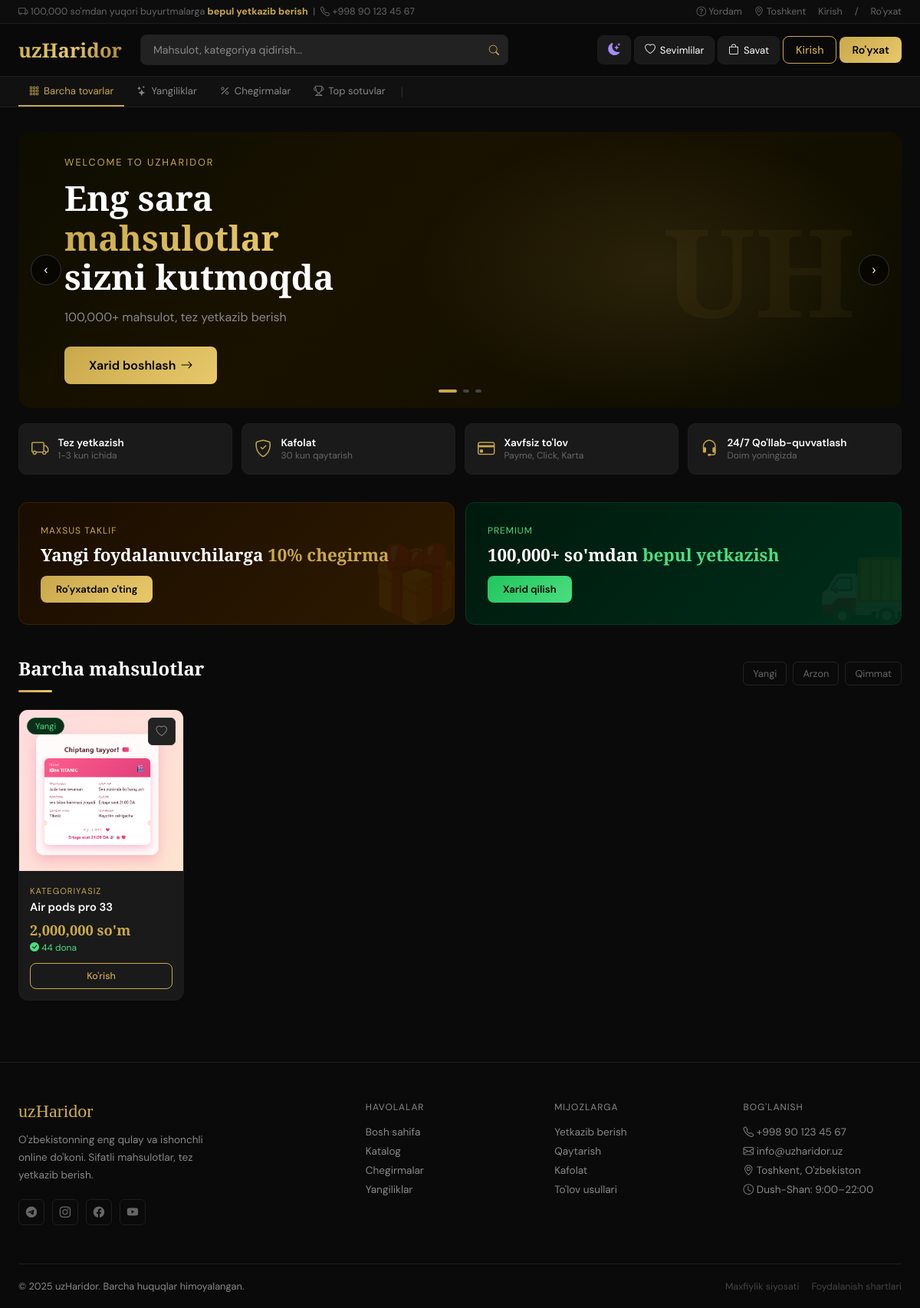
The page / on the database its author committed.
### models.py (models this page shows)
class Product(Base):
    __tablename__ = "products"
    id = Column(Integer, primary_key=True)
    name = Column(String(200), nullable=False)
    description = Column(String(1000))
    price = Column(Float, nullable=False)
    stock = Column(Integer, default=0)
    image = Column(String(255))
    created_at = Column(DateTime, default=datetime.utcnow)
    category_id = Column(Integer, ForeignKey("categories.id"))
    category = relationship("Category", back_populates="products")

### main.py (the view)
@app.route("/")
def home():
    db = get_db()
    products = get_all_products(db, search=request.args.get("q"), category_id=request.args.get("category_id"))
    categories = get_all_categories(db)
    result = render_template("home.html", products=products, categories=categories)
    db.close()
    return result

### main.py (called while the page is built)
def get_db():
    return SessionLocal()

### services/product_service.py (called while the page is built)
def get_all_products(db, category_id=None, search=None):
    query = db.query(Product).options(joinedload(Product.category))
    if category_id:
        query = query.filter(Product.category_id == int(category_id))
    if search:
        query = query.filter(Product.name.ilike(f"%{search}%"))
    return query.all()

def get_all_categories(db):
    return db.query(Category).all()

### templates/home.html (shortened to what this page needs)
{% extends "base.html" %}
{% block content %}
<div style="margin:20px 0; position:relative; border-radius:16px; overflow:hidden; height:360px;" id="bannerSlider">
    <div  class="slide active" style="position:absolute; inset:0; background:linear-gradient(135deg,#0d0d00 0%,#1a1200 40%,#0d0d00 100%); display:flex; align-items:center; padding:60px; transition:opacity 0.6s;">
        <div style="position:absolute; right:0; top:0; bottom:0; width:55%; background:radial-gradient(ellipse at center,rgba(201,168,76,0.12) 0%,transparent 70%);"></div>
        <div style="position:relative; z-index:2;">
            <div style="font-size:0.8rem; color:var(--gold); text-transform:uppercase; letter-spacing:2px; margin-bottom:12px;">Welcome to uzHaridor</div>
            <h1 style="font-family:'Playfair Display',serif; font-size:2.8rem; font-weight:900; line-height:1.15; margin-bottom:16px;">Eng sara<br><span style="background:linear-gradient(135deg,var(--gold),var(--gold-light)); -webkit-background-clip:text; -webkit-text-fill-color:transparent; background-clip:text;">mahsulotlar</span><br>sizni kutmoqda</h1>
            <p style="color:#888; margin-bottom:28px; font-size:1rem;">100,000+ mahsulot, tez yetkazib berish</p>
            <a href="/catalog" class="btn-gold" style="padding:14px 32px; font-size:1rem;">Xarid boshlash <i class="bi bi-arrow-right"></i></a>
        </div>
        <div style="position:absolute; right:60px; top:50%; transform:translateY(-50%); font-size:10rem; opacity:0.05; font-family:'Playfair Display',serif; font-weight:900; color:var(--gold);">UH</div>
    </div>
    <div style="position:absolute; bottom:20px; left:50%; transform:translateX(-50%); display:flex; gap:8px;" id="dots">
        <span class="dot active" onclick="goSlide(0)" style="width:24px; height:4px; background:var(--gold); border-radius:2px; cursor:pointer; transition:all 0.3s;"></span>
        <span class="dot" onclick="goSlide(1)" style="width:8px; height:4px; background:#444; border-radius:2px; cursor:pointer; transition:all 0.3s;"></span>
        <span class="dot" onclick="goSlide(2)" style="width:8px; height:4px; background:#444; border-radius:2px; cursor:pointer; transition:all 0.3s;"></span>
    </div>
    <button onclick="changeSlide(-1)" style="position:absolute; left:16px; top:50%; transform:translateY(-50%); background:rgba(0,0,0,0.6); border:1px solid #333; border-radius:50%; width:40px; height:40px; color:#fff; cursor:pointer; font-size:1rem; display:flex; align-items:center; justify-content:center;">‹</button>
    <button onclick="changeSlide(1)"  style="position:absolute; right:16px; top:50%; transform:translateY(-50%); background:rgba(0,0,0,0.6); border:1px solid #333; border-radius:50%; width:40px; height:40px; color:#fff; cursor:pointer; font-size:1rem; display:flex; align-items:center; justify-content:center;">›</button>
</div>
<div style="display:grid; grid-template-columns:repeat(4,1fr); gap:12px; margin-bottom:36px;">
    {% for icon,title,desc in [('truck','Tez yetkazish','1-3 kun ichida'),('shield-check','Kafolat','30 kun qaytarish'),('credit-card','Xavfsiz to\'lov','Payme, Click, Karta'),('headset','24/7 Qo\'llab-quvvatlash','Doim yoningizda')] %}
    <div style="background:var(--dark2); border:1px solid #1e1e1e; border-radius:10px; padding:16px; display:flex; align-items:center; gap:12px;">
        <i class="bi bi-{{ icon }}" style="font-size:1.4rem; color:var(--gold); flex-shrink:0;"></i>
        <div>
            <div style="font-weight:600; font-size:0.85rem; color:#fff;">{{ title }}</div>
            <div style="font-size:0.75rem; color:#666;">{{ desc }}</div>
        </div>
    </div>
    {% endfor %}
</div>
<div style="display:grid; grid-template-columns:1fr 1fr; gap:14px; margin-bottom:40px;">
    <div style="background:linear-gradient(135deg,#1a0d00,#2e1a00); border:1px solid #3a2200; border-radius:12px; padding:28px; position:relative; overflow:hidden;">
        <div style="font-size:0.75rem; color:var(--gold); text-transform:uppercase; letter-spacing:1px; margin-bottom:8px;">Maxsus taklif</div>
        <div style="font-family:'Playfair Display',serif; font-size:1.4rem; font-weight:700; color:#fff; margin-bottom:12px;">Yangi foydalanuvchilarga <span style="color:var(--gold);">10% chegirma</span></div>
        <a href="/register" class="btn-gold" style="padding:9px 20px; font-size:0.82rem;">Ro'yxatdan o'ting</a>
        <div style="position:absolute; right:-10px; bottom:-10px; font-size:6rem; opacity:0.06;">🎁</div>
    </div>
    <div style="background:linear-gradient(135deg,#001a0d,#002e1a); border:1px solid #003a22; border-radius:12px; padding:28px; position:relative; overflow:hidden;">
        <div style="font-size:0.75rem; color:#4ade80; text-transform:uppercase; letter-spacing:1px; margin-bottom:8px;">Premium</div>
        <div style="font-family:'Playfair Display',serif; font-size:1.4rem; font-weight:700; color:#fff; margin-bottom:12px;">100,000+ so'mdan <span style="color:#4ade80;">bepul yetkazish</span></div>
        <a href="/" class="btn-gold" style="padding:9px 20px; font-size:0.82rem; background:linear-gradient(135deg,#22c55e,#4ade80);">Xarid qilish</a>
        <div style="position:absolute; right:-10px; bottom:-10px; font-size:6rem; opacity:0.06;">🚚</div>
    </div>
</div>
<div style="display:flex; justify-content:space-between; align-items:flex-end; margin-bottom:6px;">
    <div class="section-title">
        {% if request.args.get('q') %}
            "{{ request.args.get('q') }}" — qidiruv natijalari
        {% elif request.args.get('category_id') %}
            Mahsulotlar
        {% else %}
            Barcha mahsulotlar
        {% endif %}
    </div>
    <div style="display:flex; gap:8px;">
        <a href="/?sort=new" style="font-size:0.8rem; color:{% if request.args.get('sort')=='new' %}var(--gold){% else %}#666{% endif %}; text-decoration:none; padding:6px 12px; border:1px solid #222; border-radius:6px;">Yangi</a>
        <a href="/?sort=price_asc" style="font-size:0.8rem; color:{% if request.args.get('sort')=='price_asc' %}var(--gold){% else %}#666{% endif %}; text-decoration:none; padding:6px 12px; border:1px solid #222; border-radius:6px;">Arzon</a>
        <a href="/?sort=price_desc" style="font-size:0.8rem; color:{% if request.args.get('sort')=='price_desc' %}var(--gold){% else %}#666{% endif %}; text-decoration:none; padding:6px 12px; border:1px solid #222; border-radius:6px;">Qimmat</a>
    </div>
</div>
<div class="gold-line"></div>
<div class="products-grid" style="margin-bottom:40px;">
    {% for product in products %}
    <div class="product-card">
        <div style="position:relative;">
            {% if product.image %}
                <img src="/static/uploads/products/{{ product.image }}" class="product-img" alt="{{ product.name }}">
            {% else %}
                <div class="product-img-ph"><i class="bi bi-image"></i></div>
            {% endif %}
         <a href="/wishlist/toggle/{{ product.id }}" class="wishlist-btn" style="position:absolute; top:10px; right:10px;">
    <i class="bi bi-heart{% if product.id in session.get('wishlist', []) %}-fill{% endif %}"></i>
</a>
            {% if product.stock == 0 %}
                <div style="position:absolute; top:10px; left:10px; background:#2e0d0d; color:#f87171; font-size:0.7rem; padding:3px 10px; border-radius:20px; border:1px solid #5c1a1a;">Tugagan</div>
            {% elif loop.index <= 3 %}
                <div style="position:absolute; top:10px; left:10px; background:#0d2e1a; color:#4ade80; font-size:0.7rem; padding:3px 10px; border-radius:20px; border:1px solid #1a5c30;">Yangi</div>
            {% endif %}
        </div>
        <div class="product-body">
            <div class="product-cat">{{ product.category.name if product.category else 'Kategoriyasiz' }}</div>
            <div class="product-name">{{ product.name }}</div>
            <div class="product-price">{{ "{:,.0f}".format(product.price) }} so'm</div>
            <div style="font-size:0.75rem; color:{% if product.stock > 0 %}#4ade80{% else %}#f87171{% endif %}; margin-bottom:12px;">
                {% if product.stock > 0 %}<i class="bi bi-check-circle-fill"></i> {{ product.stock }} dona{% else %}<i class="bi bi-x-circle-fill"></i> Tugagan{% endif %}
            </div>
            <div class="product-actions">
                <a href="/product/{{ product.id }}" class="btn-outline-gold" style="flex:1; justify-content:center; font-size:0.78rem; padding:8px;">Ko'rish</a>
            </div>
        </div>
    </div>
    {% else %}
    <div style="grid-column:1/-1; text-align:center; padding:80px 0; color:#444;">
        <i class="bi bi-search" style="font-size:3rem; display:block; margin-bottom:14px;"></i>
        <p>Mahsulot topilmadi</p>
    </div>
    {% endfor %}
</div>
{% endblock %}

### templates/base.html (style rules this page uses)
:root { --gold: #C9A84C; --gold-light: #E8C96A; --gold-dark: #A07830; --black: #0A0A0A; --dark: #111111; --dark2: #1A1A1A; --dark3: #222222; --gray: #888888; --bg: #0A0A0A; --bg2: #1A1A1A; --bg3: #222222; --border: #1e1e1e; --text: #ffffff; --text2: #bbbbbb; --text3: #888888; --topbar-bg: #0d0d0d; --navbar-bg: rgba(10,10,10,0.98); --catNav-bg: #111111; --input-bg: #222222; --card-shadow: rgba(201,168,76,0.1); }
* { margin:0; padding:0; box-sizing:border-box; transition:background 0.3s, border-color 0.3s, color 0.2s; }
body { background:var(--bg); color:var(--text); font-family:'DM Sans',sans-serif; min-height:100vh; }
.btn-gold { background:linear-gradient(135deg,var(--gold),var(--gold-light)); color:#000; border:none; padding:10px 20px; border-radius:8px; font-family:'DM Sans',sans-serif; font-weight:600; font-size:0.88rem; cursor:pointer; text-decoration:none; display:inline-flex; align-items:center; gap:6px; transition:all 0.2s; }
.btn-outline-gold { background:transparent; color:var(--gold); border:1px solid var(--gold); padding:10px 20px; border-radius:8px; font-family:'DM Sans',sans-serif; font-weight:500; font-size:0.88rem; cursor:pointer; text-decoration:none; display:inline-flex; align-items:center; gap:6px; transition:all 0.2s; }
.product-card { background:var(--bg2); border:1px solid var(--border); border-radius:12px; overflow:hidden; transition:all 0.3s; height:100%; display:flex; flex-direction:column; }
.product-img { width:100%; height:210px; object-fit:cover; }
.product-body { padding:14px; flex:1; display:flex; flex-direction:column; }
.product-cat { font-size:0.7rem; color:var(--gold); text-transform:uppercase; letter-spacing:1px; margin-bottom:5px; }
.product-name { font-weight:600; font-size:0.92rem; color:var(--text); margin-bottom:6px; line-height:1.35; flex:1; }
.product-price { font-family:'Playfair Display',serif; font-size:1.15rem; color:var(--gold); font-weight:700; margin-bottom:3px; }
.product-actions { display:flex; gap:8px; margin-top:auto; }
.wishlist-btn { background:var(--dark3); border:1px solid #333; border-radius:6px; padding:8px 10px; color:#888; cursor:pointer; transition:all 0.2s; font-size:0.9rem; }
.products-grid { display:grid; grid-template-columns:repeat(auto-fill,minmax(210px,1fr)); gap:18px; }
.section-title { font-family:'Playfair Display',serif; font-size:1.5rem; font-weight:700; color:#fff; margin-bottom:6px; }
.gold-line { width:44px; height:3px; background:linear-gradient(90deg,var(--gold),var(--gold-light)); border-radius:2px; margin-bottom:22px; }

### rows shown on the page
Product: image (picture), shows "Yangi", category "KATEGORIYASIZ", name "Air pods pro 33", price "2,000,000", stock "44"

### other values the page prints
{{ title }} "Tez yetkazish" "Kafolat" "Xavfsiz to'lov" "24/7 Qo'llab-quvvatlash"
{{ desc }} "1-3 kun ichida" "30 kun qaytarish" "Payme, Click, Karta" "Doim yoningizda"
